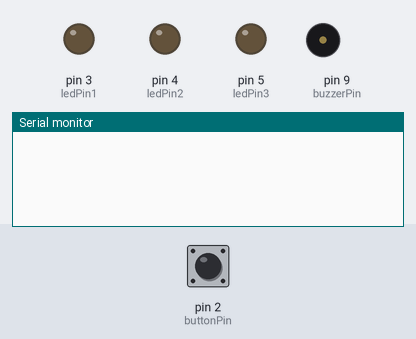
This sketch was run on a simulated Arduino Uno, built with avr-gcc and run on an emulated ATmega328P. Parts: output pins drawn as LEDs (lit = HIGH), buzzer (waves = sounding, pin HIGH), the last lines printed to the serial monitor. Inputs (shaded band) come from the test bench; at power-on: pin 2 (buttonPin) HIGH.

Above: at 1.2 s.
1.3 s: pin 2 (buttonPin) pulled LOW for 0.15 s
At 2.6 s:
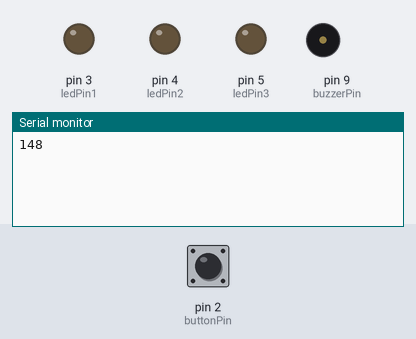
2.9 s: pin 2 (buttonPin) pulled LOW for 1 s
At 4.3 s:
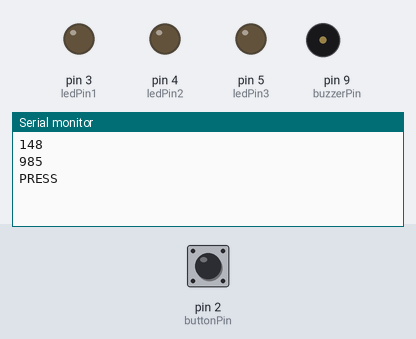

The sketch:

singleDoubleClick.ino
```cpp
const int buttonPin = 2;
const int ledPin1 = 3;
const int ledPin2 = 4;
const int ledPin3 = 5;
const int buzzerPin = 9;
#define CLICK  1
#define PRESS  2
uint8_t cnt=0;
int cliks = 0;

void setup() {
  Serial.begin(9600);
  pinMode(buttonPin, INPUT_PULLUP);
  pinMode(ledPin1, OUTPUT);
  pinMode(ledPin2, OUTPUT);
  pinMode(ledPin3, OUTPUT);

  pinMode(buzzerPin, OUTPUT);

}

void loop() {
  // put your main code here, to run repeatedly:
 cnt = klick();

//if(cnt==CLICK)
//
//  {
//     Serial.println("CLICK");
//  }

 if(cnt==PRESS)
 {
    Serial.println("PRESS");
 }
}

uint8_t klick()
{

  if (!digitalRead(buttonPin))
  {
    delay(1);
    cliks++;
    if (digitalRead(buttonPin))
        {
          Serial.println(cliks);
//
         if(cliks>10 && cliks <100)
          {
            Serial.println("CLICK");
            cliks=0;
            return CLICK;
}
//
          if(cliks>800)
          {
            cliks=0;
            return PRESS;

          }
//          else
//          return 0;

          cliks=0;

        }

  }
}
```

Measured:
- after the input at 1.3 s, the serial monitor: prints a new line after 0.15 s (image 1)
- after the input at 2.9 s, the serial monitor: prints a new line after 1.0 s (image 2)
